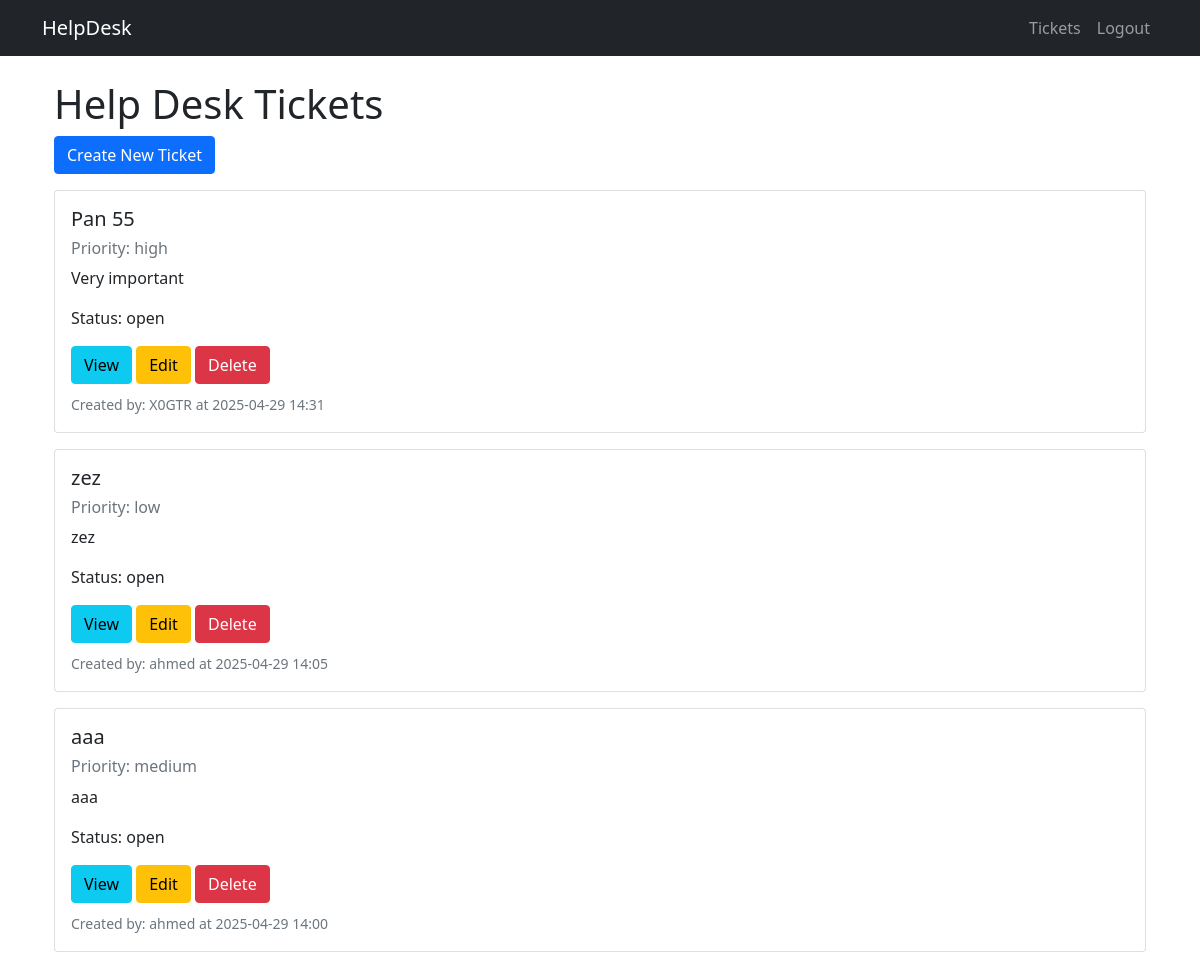
Page /tickets (signed in) on the earlier database version.
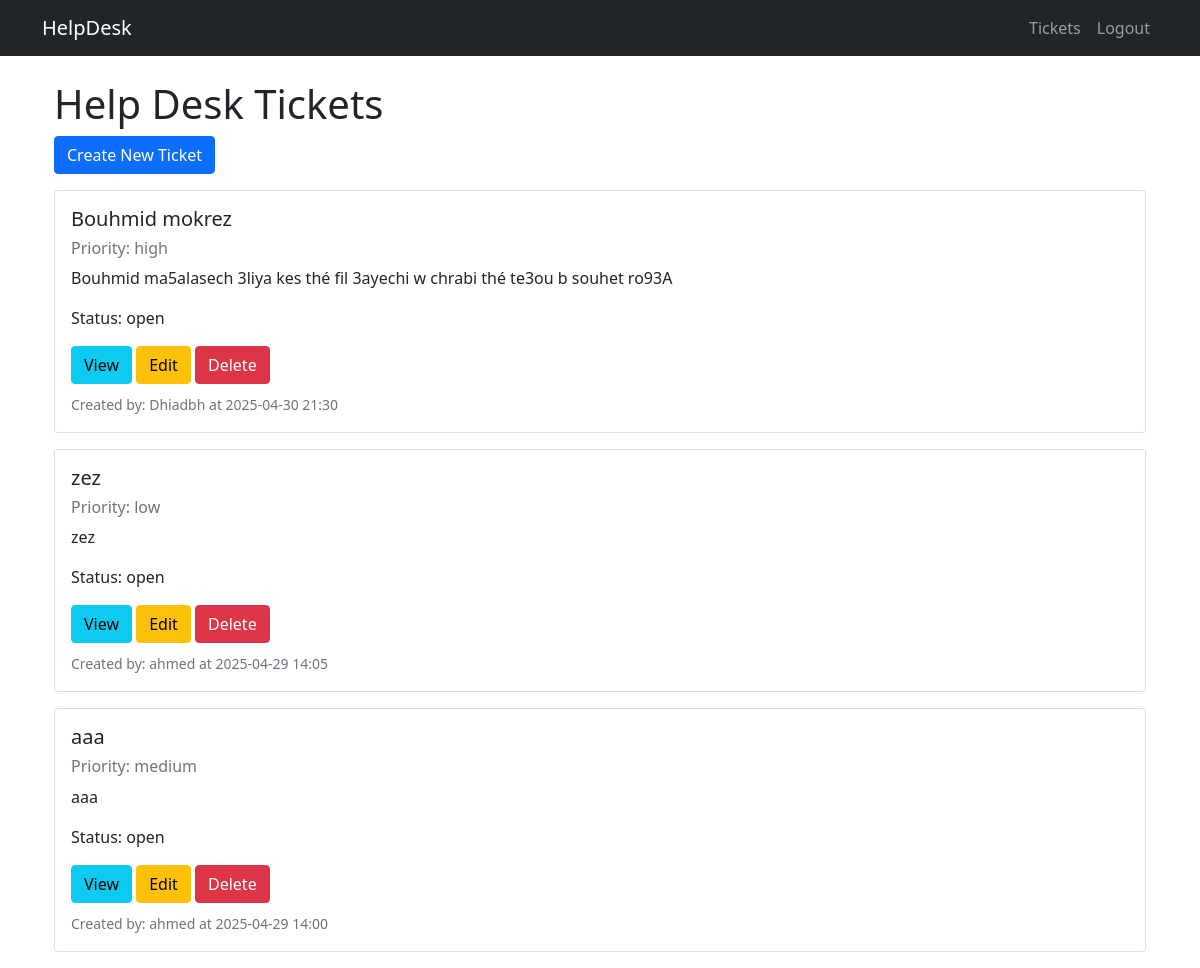
Same page on the later database version.
### app/models.py (models this page shows, shortened)
class Ticket(db.Model):
    id = db.Column(db.Integer, primary_key=True)
    title = db.Column(db.String(100), nullable=False)
    description = db.Column(db.Text, nullable=False)
    status = db.Column(db.String(20), default='open')
    priority = db.Column(db.String(20), default='medium')
    created_at = db.Column(db.DateTime, default=datetime.now)
    updated_at = db.Column(db.DateTime, default=datetime.now, onupdate=datetime.now)
    author_id = db.Column(db.Integer, db.ForeignKey('user.id'), nullable=False)
    assigned_to = db.Column(db.Integer, db.ForeignKey('user.id'))
    comments = db.relationship('Comment', backref='ticket', lazy='dynamic', cascade='all, delete-orphan')

class User(UserMixin, db.Model):
    id = db.Column(db.Integer, primary_key=True)
    username = db.Column(db.String(64), unique=True, nullable=False)
    email = db.Column(db.String(120), unique=True, nullable=False)
    password_hash = db.Column(db.String(128))
    is_admin = db.Column(db.Boolean, default=False)
    created_at = db.Column(db.DateTime, default=datetime.now)
    tickets_created = db.relationship('Ticket', backref='author', lazy='dynamic', foreign_keys='Ticket.author_id')
    tickets_assigned = db.relationship('Ticket', backref='assigned_user', lazy='dynamic', foreign_keys='Ticket.assigned_to')
    comments = db.relationship('Comment', backref='author', lazy='dynamic')

### app/routes/tickets.py (the view)
@bp.route('/tickets')
@login_required
def list_tickets():
    if current_user.is_admin:
        tickets = Ticket.query.order_by(Ticket.created_at.desc()).all()
    else:
        tickets = Ticket.query.filter_by(author=current_user).order_by(Ticket.created_at.desc()).all()
    return render_template('tickets/list.html', tickets=tickets)

### app/__init__.py (called while the page is built)
def create_app(config_class=Config):
    app = Flask(__name__)
    app.config.from_object(config_class)
    db.init_app(app)
    login_manager.init_app(app)
    from app.routes.main import bp as main_bp
    from app.routes.auth import bp as auth_bp
    from app.routes.tickets import bp as tickets_bp
    app.register_blueprint(main_bp)
    app.register_blueprint(auth_bp)
    app.register_blueprint(tickets_bp)
    @login_manager.user_loader
    def load_user(id):
        from app.models import User
        return User.query.get(int(id))
    return app

### app/templates/tickets/list.html
{% extends "base.html" %} {% block title %}Tickets{% endblock %} {% block
    content %}
    <div class="container">
      <h1>Help Desk Tickets</h1>
      <div class="mb-3">
        <a href="{{ url_for('tickets.create_ticket') }}" class="btn btn-primary"
          >Create New Ticket</a
        >
      </div>
       {% if tickets %} {%
      for ticket in tickets %}
      <div class="card mb-3">
        <div class="card-body">
          <h5 class="card-title">{{ ticket.title }}</h5>
          <h6 class="text-muted">Priority: {{ ticket.priority }}</h6>
          <p class="card-text">{{ ticket.description }}</p>
          <p>Status: {{ ticket.status }}</p>
          <div>
            <a
              href="{{ url_for('tickets.view_ticket', id=ticket.id) }}"
              class="btn btn-info"
              >View</a
            >
            <a
              href="{{ url_for('tickets.update_ticket', id=ticket.id) }}"
              class="btn btn-warning"
              >Edit</a
            >
             {% if current_user.is_admin %}
            <a
              href="{{ url_for('tickets.delete_ticket', id=ticket.id) }}"
              class="btn btn-danger"
              onclick="return confirm('Are you sure you want to delete this ticket?');"
              >Delete</a
            >
            {% endif %}
          </div>
          <div class="mt-2">
            <small class="text-muted"
              >Created by: {{ ticket.author.username }} at {{
              ticket.created_at.strftime('%Y-%m-%d %H:%M') }}</small
            >
          </div>
        </div>
      </div>
      {% endfor %} {% else %}
      <div class="alert alert-info">No tickets found.</div>
      {% endif %}
    </div>
    {% endblock %}

### app/templates/base.html (shortened to what this page needs)
<!DOCTYPE html>
<html>
<head>
  <link rel="stylesheet" href="https://cdn.jsdelivr.net/npm/bootstrap@5.1.3/dist/css/bootstrap.min.css" />
</head>
<body>
  <nav class="navbar navbar-expand-lg navbar-dark bg-dark">
    <div class="container">
      <a class="navbar-brand" href="{{ url_for('main.index') }}">HelpDesk</a>
      <div class="navbar-nav">
         {% if
        current_user.is_authenticated %}
        <a class="nav-item nav-link" href="{{ url_for('tickets.list_tickets') }}">Tickets</a>
        <a class="nav-item nav-link" href="{{ url_for('auth.logout') }}">Logout</a>
        {% else %}
        <a class="nav-item nav-link" href="{{ url_for('auth.login') }}">Login</a>
        <a class="nav-item nav-link" href="{{ url_for('auth.register') }}">Register</a>
        {% endif %}
      </div>
    </div>
  </nav>
  <div class="container mt-4">
     {% block content %}{% endblock %}
  </div>
</body>
</html>

Differences in the rows shown:
removed Ticket: title "Pan 55", priority "high", description "Very important", status "open", author.username "X0GTR", created_at "2025-04-29 14:31"
added Ticket: title "Bouhmid mokrez", priority "high", description "Bouhmid ma5alasech 3liya kes thé fil 3ayechi w chrabi thé te3ou b souhet ro93A", status "open", author.username "Dhiadbh", created_at "2025-04-30 21:30"
